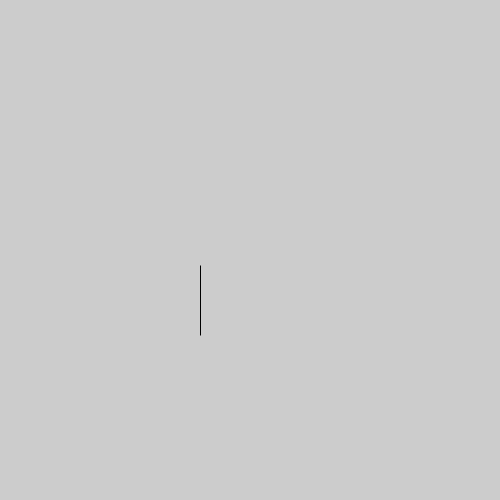
Frame 1 (no input)
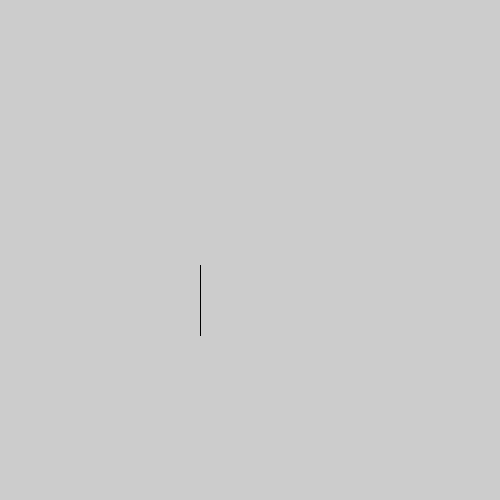
Frame 60 (the mouse pressed at the canvas centre just before this capture)
Frame 120 (the mouse held since frame 60 and released just before this capture): identical to frame 60, image omitted

The Processing sketch that drew these frames (run headless with seeded random() and noise(); from frame 60 on, the mouse is pressed at the canvas centre):

// Processing sketch: activeModeTest_0908
// ── activeModeTest_0908.pde
int ellipseWidth;

void setup() {
  int ellipseWidth = 100;
  size(500,500);
}

void draw() {
  ellipse(200,300,ellipseWidth,70);
  println("drawing");
}
